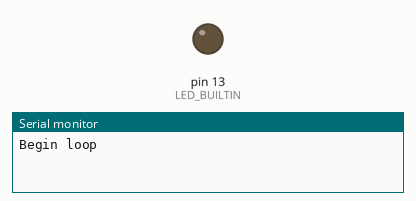
Simulated run of this sketch. Board: Arduino Uno, built with avr-gcc and run on an emulated ATmega328P. Shown: output pins drawn as LEDs (lit = HIGH), the last lines printed to the serial monitor.

Above: at 0.1 s.
At 6.71 s:
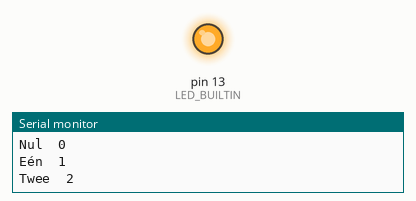
Timing chart, 0 to 7.0 s (numbered marks = the images above):
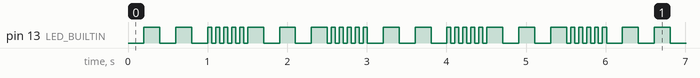

The sketch:

Ts006BlinkLedStatus.ino
```cpp
/*
  Blink met Led_status Bool variabele.
*/
#define FALSE  0
#define TRUE   1

#define AantalStrings 16
const String  GETAL_STRINGS[]  =  {"Nul","Eén" , "Twee", "Drie", "Vier", "Vijf", "Zes", "Zeven", "Acht" , "Negen", "Tien" , "Elf", "Twaalf", "Dertien", "Veertien", "Vijftien"  };

// Declareer geheugen voor een variabele
// De bool is een echte digitale variabele en kan alleen TRUE (1) of FALSE (0) aannemen.
bool Led_Status = FALSE; // Declareer Led_Status en initialiseer die gelijk op FALSE
// Een opdracht in 'C' wordt afgesloten met een puntcomma ';'


// Reserveer geheugen voor een variabele en geef het een naam.
byte byteTeller = 0; // maak de varuiabele aan en zet de waarde op nul.
// Een byte is 8 bit lang en kan daardoor 256 waarden aannemen (2^8) van 0 tot 255.


// the setup function runs once when you press reset or power the board
void setup() {
  // initialize digital pin LED_BUILTIN as an output.
  pinMode(LED_BUILTIN, OUTPUT);
  Serial.begin(115200);   // open the serial port at 9600 bps:    
}

// the loop function runs over and over again forever
void loop()
{
  Serial.println( "" );
  Serial.println( "Begin loop" );
  //   init                  voorwaarde               teller bewerking.
  for( byteTeller=0;         byteTeller < 15;        byteTeller = byteTeller + 1 ) // probeer byteTeller++ eens i.p.v.  byteTeller = byteTeller + 1
  {
    digitalWrite(LED_BUILTIN, Led_Status);

    //  Als de vergelijking tussen de haakjes waar is worden de opdracht daarop volgend uitgevoerd.
    if (byteTeller < 5)
      delay(200);                       // wait for a 200 msecond
    else
      delay(50);                       // wait for a 50 msecond
    Serial.print ( GETAL_STRINGS[byteTeller]);
    Serial.print ("\t");

    Serial.println( byteTeller );
    Led_Status = !Led_Status;
  }
}
```

Measured:
- by itself, pin 13 (LED_BUILTIN): moves between LOW and HIGH, repeating every 3.0 s
